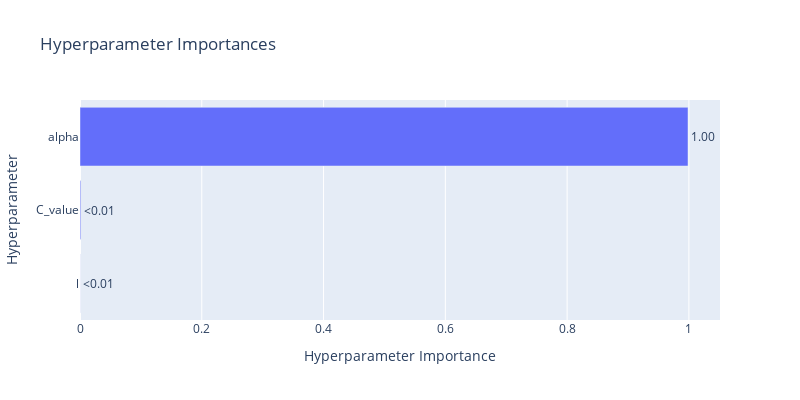

Notebook code for this chart:
### Code cell
fig = optuna.visualization.plot_param_importances(study)
fig.update_layout(autosize=True, width=800, height=400)
fig.show()

### Figure 1 — Plotly figure (JSON) as saved in the notebook; plotly's stock layout.template omitted (floating-point values rounded to 4 significant figures)
{"data": [{"cliponaxis": false, "hovertemplate": ["l (FloatDistribution): 0.00013623121409415354<extra></extra>", "C_value (FloatDistribution): 0.0013190569042440055<extra></extra>", "alpha (FloatDistribution): 0.9985447118816618<extra></extra>"], "name": "Objective Value", "orientation": "h", "text": ["<0.01", "<0.01", "1.00"], "textposition": "outside", "type": "bar", "x": [0.0001362, 0.001319, 0.9985], "y": ["l", "C_value", "alpha"]}], "layout": {"autosize": true, "height": 400, "title": {"text": "Hyperparameter Importances"}, "width": 800, "xaxis": {"title": {"text": "Hyperparameter Importance"}}, "yaxis": {"title": {"text": "Hyperparameter"}}}}
